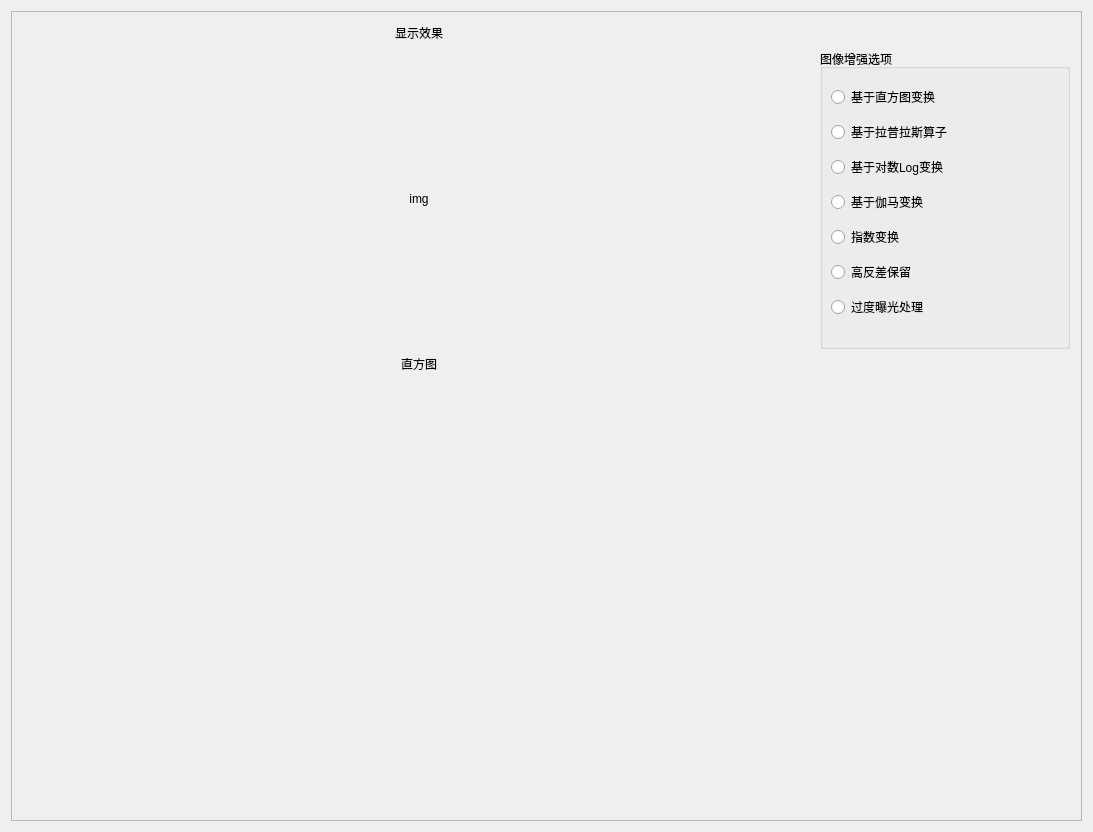
<?xml version="1.0" encoding="UTF-8"?>
<ui version="4.0">
 <class>Histogram_Equalizationclass</class>
 <widget class="QWidget" name="Histogram_Equalizationclass">
  <property name="geometry">
   <rect>
    <x>0</x>
    <y>0</y>
    <width>1093</width>
    <height>832</height>
   </rect>
  </property>
  <property name="windowTitle">
   <string>Histogram_Equalizationclass</string>
  </property>
  <layout class="QGridLayout" name="gridLayout">
   <item row="0" column="0">
    <widget class="QScrollArea" name="scrollArea">
     <property name="widgetResizable">
      <bool>true</bool>
     </property>
     <widget class="QWidget" name="scrollAreaWidgetContents">
      <property name="geometry">
       <rect>
        <x>0</x>
        <y>0</y>
        <width>1069</width>
        <height>808</height>
       </rect>
      </property>
      <layout class="QGridLayout" name="gridLayout_2">
       <item row="1" column="1">
        <widget class="QLabel" name="label">
         <property name="text">
          <string>img</string>
         </property>
         <property name="alignment">
          <set>Qt::AlignCenter</set>
         </property>
        </widget>
       </item>
       <item row="0" column="1">
        <widget class="QLabel" name="label_2">
         <property name="maximumSize">
          <size>
           <width>16777215</width>
           <height>30</height>
          </size>
         </property>
         <property name="text">
          <string>显示效果</string>
         </property>
         <property name="alignment">
          <set>Qt::AlignCenter</set>
         </property>
        </widget>
       </item>
       <item row="0" column="0">
        <spacer name="horizontalSpacer_2">
         <property name="orientation">
          <enum>Qt::Horizontal</enum>
         </property>
         <property name="sizeHint" stdset="0">
          <size>
           <width>40</width>
           <height>20</height>
          </size>
         </property>
        </spacer>
       </item>
       <item row="2" column="1">
        <widget class="QLabel" name="label_3">
         <property name="text">
          <string>直方图</string>
         </property>
         <property name="alignment">
          <set>Qt::AlignCenter</set>
         </property>
        </widget>
       </item>
       <item row="1" column="3">
        <widget class="QGroupBox" name="groupBox">
         <property name="minimumSize">
          <size>
           <width>250</width>
           <height>300</height>
          </size>
         </property>
         <property name="maximumSize">
          <size>
           <width>300</width>
           <height>300</height>
          </size>
         </property>
         <property name="title">
          <string>图像增强选项</string>
         </property>
         <widget class="QWidget" name="gridLayoutWidget">
          <property name="geometry">
           <rect>
            <x>0</x>
            <y>20</y>
            <width>241</width>
            <height>271</height>
           </rect>
          </property>
          <layout class="QGridLayout" name="gridLayout_3">
           <item row="0" column="0">
            <widget class="QRadioButton" name="radioButton">
             <property name="text">
              <string>基于直方图变换</string>
             </property>
            </widget>
           </item>
           <item row="1" column="0">
            <widget class="QRadioButton" name="radioButton_2">
             <property name="text">
              <string>基于拉普拉斯算子</string>
             </property>
            </widget>
           </item>
           <item row="5" column="0">
            <widget class="QRadioButton" name="radioButton_6">
             <property name="text">
              <string>高反差保留</string>
             </property>
            </widget>
           </item>
           <item row="4" column="0">
            <widget class="QRadioButton" name="radioButton_5">
             <property name="text">
              <string>指数变换</string>
             </property>
            </widget>
           </item>
           <item row="3" column="0">
            <widget class="QRadioButton" name="radioButton_4">
             <property name="text">
              <string>基于伽马变换</string>
             </property>
            </widget>
           </item>
           <item row="2" column="0">
            <widget class="QRadioButton" name="radioButton_3">
             <property name="text">
              <string>基于对数Log变换</string>
             </property>
            </widget>
           </item>
           <item row="6" column="0">
            <widget class="QRadioButton" name="radioButton_7">
             <property name="text">
              <string>过度曝光处理</string>
             </property>
            </widget>
           </item>
          </layout>
         </widget>
        </widget>
       </item>
       <item row="0" column="2">
        <spacer name="horizontalSpacer">
         <property name="orientation">
          <enum>Qt::Horizontal</enum>
         </property>
         <property name="sizeHint" stdset="0">
          <size>
           <width>40</width>
           <height>20</height>
          </size>
         </property>
        </spacer>
       </item>
       <item row="3" column="1">
        <spacer name="verticalSpacer">
         <property name="orientation">
          <enum>Qt::Vertical</enum>
         </property>
         <property name="sizeHint" stdset="0">
          <size>
           <width>20</width>
           <height>40</height>
          </size>
         </property>
        </spacer>
       </item>
      </layout>
     </widget>
    </widget>
   </item>
  </layout>
 </widget>
 <layoutdefault spacing="6" margin="11"/>
 <resources/>
 <connections>
  <connection>
   <sender>radioButton</sender>
   <signal>clicked()</signal>
   <receiver>Histogram_Equalizationclass</receiver>
   <slot>on_radioBtn_clicked()</slot>
   <hints>
    <hint type="sourcelabel">
     <x>925</x>
     <y>94</y>
    </hint>
    <hint type="destinationlabel">
     <x>1088</x>
     <y>96</y>
    </hint>
   </hints>
  </connection>
  <connection>
   <sender>radioButton_2</sender>
   <signal>clicked()</signal>
   <receiver>Histogram_Equalizationclass</receiver>
   <slot>on_radioBtn_2_clicked()</slot>
   <hints>
    <hint type="sourcelabel">
     <x>940</x>
     <y>129</y>
    </hint>
    <hint type="destinationlabel">
     <x>1088</x>
     <y>137</y>
    </hint>
   </hints>
  </connection>
  <connection>
   <sender>radioButton_3</sender>
   <signal>clicked()</signal>
   <receiver>Histogram_Equalizationclass</receiver>
   <slot>on_radioBtn_3_clicked()</slot>
   <hints>
    <hint type="sourcelabel">
     <x>924</x>
     <y>166</y>
    </hint>
    <hint type="destinationlabel">
     <x>1082</x>
     <y>187</y>
    </hint>
   </hints>
  </connection>
  <connection>
   <sender>radioButton_4</sender>
   <signal>clicked()</signal>
   <receiver>Histogram_Equalizationclass</receiver>
   <slot>on_radioBtn_4_clicked()</slot>
   <hints>
    <hint type="sourcelabel">
     <x>903</x>
     <y>202</y>
    </hint>
    <hint type="destinationlabel">
     <x>1096</x>
     <y>235</y>
    </hint>
   </hints>
  </connection>
  <connection>
   <sender>radioButton_5</sender>
   <signal>clicked()</signal>
   <receiver>Histogram_Equalizationclass</receiver>
   <slot>on_radioBtn_5_clicked()</slot>
   <hints>
    <hint type="sourcelabel">
     <x>1041</x>
     <y>242</y>
    </hint>
    <hint type="destinationlabel">
     <x>1085</x>
     <y>257</y>
    </hint>
   </hints>
  </connection>
  <connection>
   <sender>radioButton_6</sender>
   <signal>clicked()</signal>
   <receiver>Histogram_Equalizationclass</receiver>
   <slot>on_radioBtn_6_clicked()</slot>
   <hints>
    <hint type="sourcelabel">
     <x>887</x>
     <y>276</y>
    </hint>
    <hint type="destinationlabel">
     <x>1085</x>
     <y>302</y>
    </hint>
   </hints>
  </connection>
  <connection>
   <sender>radioButton_7</sender>
   <signal>clicked()</signal>
   <receiver>Histogram_Equalizationclass</receiver>
   <slot>on_radioBtn_7_clicked()</slot>
   <hints>
    <hint type="sourcelabel">
     <x>916</x>
     <y>310</y>
    </hint>
    <hint type="destinationlabel">
     <x>1088</x>
     <y>339</y>
    </hint>
   </hints>
  </connection>
 </connections>
 <slots>
  <slot>on_radioBtn_clicked()</slot>
  <slot>on_radioBtn_2_clicked()</slot>
  <slot>on_radioBtn_3_clicked()</slot>
  <slot>on_radioBtn_4_clicked()</slot>
  <slot>on_radioBtn_5_clicked()</slot>
  <slot>on_radioBtn_6_clicked()</slot>
  <slot>on_radioBtn_7_clicked()</slot>
 </slots>
</ui>
